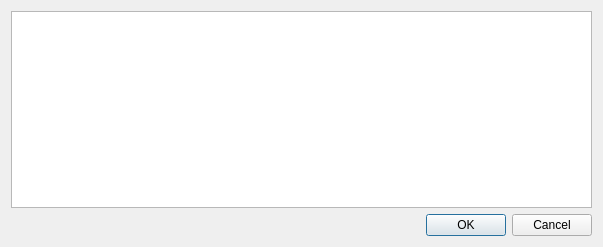
<?xml version="1.0" encoding="UTF-8"?>
<ui version="4.0">
 <class>NewMethodDialog</class>
 <widget class="QDialog" name="NewMethodDialog">
  <property name="geometry">
   <rect>
    <x>0</x>
    <y>0</y>
    <width>603</width>
    <height>247</height>
   </rect>
  </property>
  <property name="sizePolicy">
   <sizepolicy hsizetype="Expanding" vsizetype="Expanding">
    <horstretch>0</horstretch>
    <verstretch>0</verstretch>
   </sizepolicy>
  </property>
  <property name="windowTitle">
   <string>Add method</string>
  </property>
  <property name="windowIcon">
   <iconset theme="list-add">
    <normaloff>.</normaloff>.</iconset>
  </property>
  <layout class="QVBoxLayout" name="verticalLayout">
   <property name="sizeConstraint">
    <enum>QLayout::SetMinimumSize</enum>
   </property>
   <item>
    <widget class="QTreeView" name="methodList">
     <property name="sizePolicy">
      <sizepolicy hsizetype="Expanding" vsizetype="Expanding">
       <horstretch>0</horstretch>
       <verstretch>0</verstretch>
      </sizepolicy>
     </property>
     <property name="verticalScrollBarPolicy">
      <enum>Qt::ScrollBarAsNeeded</enum>
     </property>
     <property name="horizontalScrollBarPolicy">
      <enum>Qt::ScrollBarAsNeeded</enum>
     </property>
     <property name="rootIsDecorated">
      <bool>false</bool>
     </property>
     <property name="itemsExpandable">
      <bool>false</bool>
     </property>
    </widget>
   </item>
   <item>
    <widget class="QDialogButtonBox" name="buttonBox">
     <property name="sizePolicy">
      <sizepolicy hsizetype="Minimum" vsizetype="Fixed">
       <horstretch>0</horstretch>
       <verstretch>0</verstretch>
      </sizepolicy>
     </property>
     <property name="orientation">
      <enum>Qt::Horizontal</enum>
     </property>
     <property name="standardButtons">
      <set>QDialogButtonBox::Cancel|QDialogButtonBox::Ok</set>
     </property>
    </widget>
   </item>
  </layout>
 </widget>
 <resources/>
 <connections>
  <connection>
   <sender>buttonBox</sender>
   <signal>accepted()</signal>
   <receiver>NewMethodDialog</receiver>
   <slot>accept()</slot>
   <hints>
    <hint type="sourcelabel">
     <x>248</x>
     <y>254</y>
    </hint>
    <hint type="destinationlabel">
     <x>157</x>
     <y>274</y>
    </hint>
   </hints>
  </connection>
  <connection>
   <sender>buttonBox</sender>
   <signal>rejected()</signal>
   <receiver>NewMethodDialog</receiver>
   <slot>reject()</slot>
   <hints>
    <hint type="sourcelabel">
     <x>316</x>
     <y>260</y>
    </hint>
    <hint type="destinationlabel">
     <x>286</x>
     <y>274</y>
    </hint>
   </hints>
  </connection>
 </connections>
</ui>
